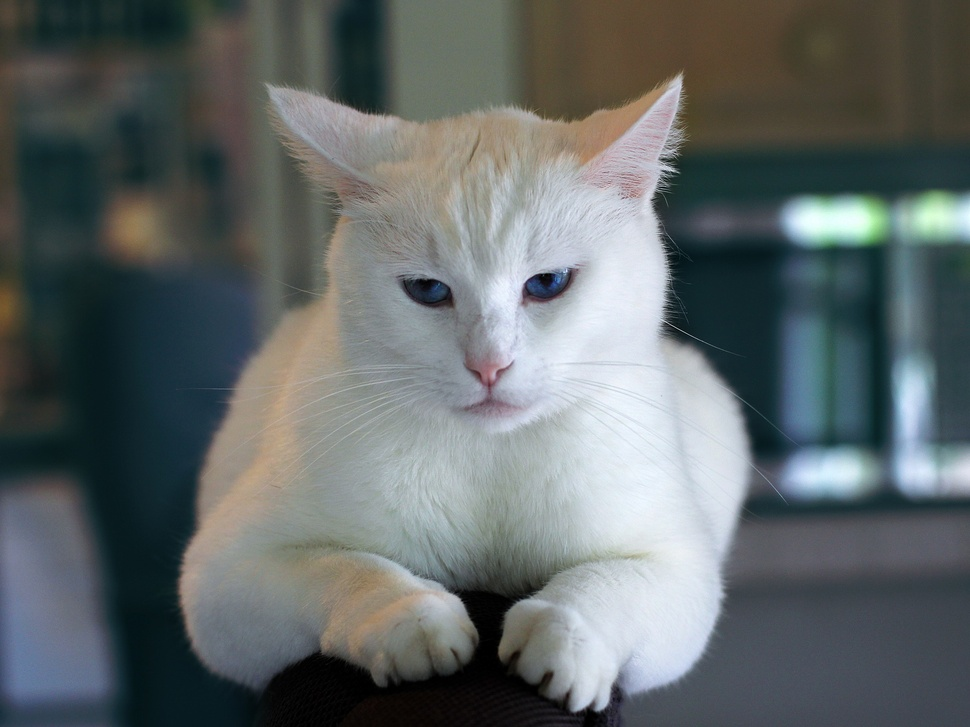
#> input picture scripts/funciones_python/muestra.jpg, 970 x 727 px, shrunk from 1920 x 1440 before the run, found by its file name
$ python calcular_negativo.py
#> lines starting #> are read from the running program, lines starting #| are printed output that depends on the picture
# -*- coding: utf-8 -*-
"""
Created on Thu Feb  8 08:57:32 2024

@author: USUARIO
"""

import matplotlib.pyplot as plt
import matplotlib.image as mpimg

def calcular_negativo(imagen: list) -> list:
    """ Calcula el negativo de una imagen.

    Esta función toma una imagen representada como una matriz de píxeles, donde cada píxel
    está representado por una tupla de tres valores (R, G, B) que indican los componentes
    de color rojo, verde y azul, respectivamente. Luego, calcula el negativo de la imagen
    invirtiendo los valores de cada componente de color en cada píxel de la imagen.

    Parámetros:
        imagen (list): Matriz de MxN con tuplas (R, G, B) que representan la imagen.

    Retorno:
        list: Matriz de MxN con tuplas (R', G', B') que representan el negativo de la imagen.
    """
    negativo = []
    for fila in imagen:
        fila_negativa = []
        for pixel in fila:
            # Calcula el negativo de cada componente de color (R, G, B)
            r_negativo = 255 - pixel[0]
            g_negativo = 255 - pixel[1]
            b_negativo = 255 - pixel[2]
            # Agrega el nuevo pixel al negativo de la imagen
            fila_negativa.append((r_negativo, g_negativo, b_negativo))
        negativo.append(fila_negativa)
    return negativo

def visualizar_imagen(imagen: list) -> None:
    """ Muestra la imagen recibida.

    Parámetros:
        imagen (list): Matriz de MxN con tuplas (R, G, B) que representan la imagen a visualizar.

    Retorno:
        None
    """
    plt.imshow(imagen)
    plt.axis('off')
    plt.show()

# Ejemplo de uso
imagen_original = mpimg.imread("muestra.jpg").tolist()
#> imagen_original = 727 items
imagen_negativa = calcular_negativo(imagen_original)
#> imagen_negativa = 727 items
visualizar_imagen(imagen_negativa)
#> in visualizar_imagen, `plt.show()`:
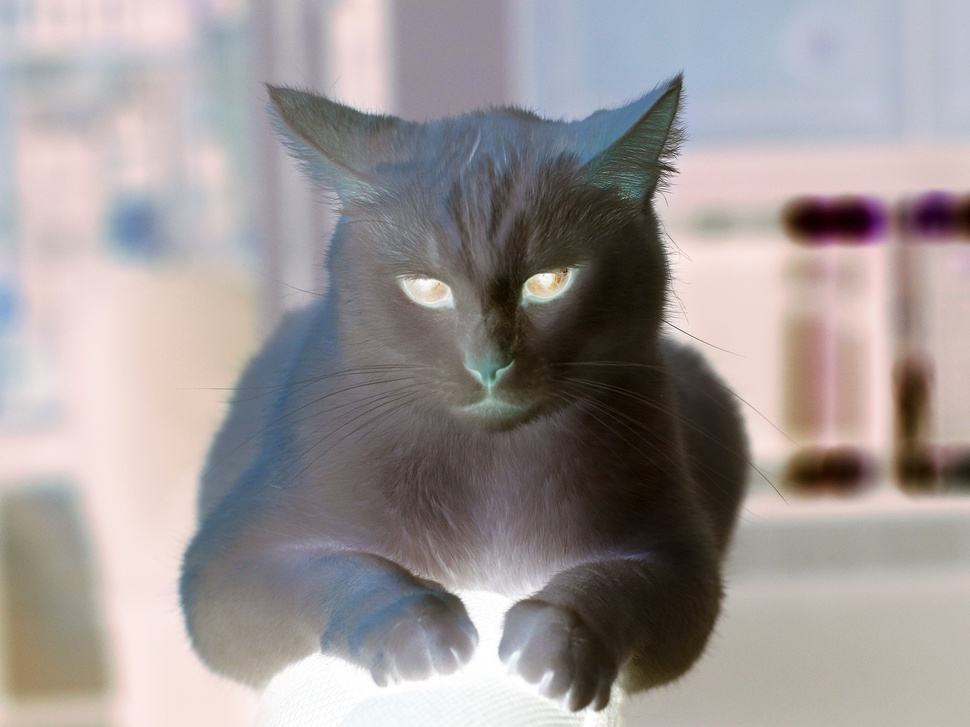
#> shown: shape (727, 970, 3); mean R, G, B 157.5, 150.6, 150.2
